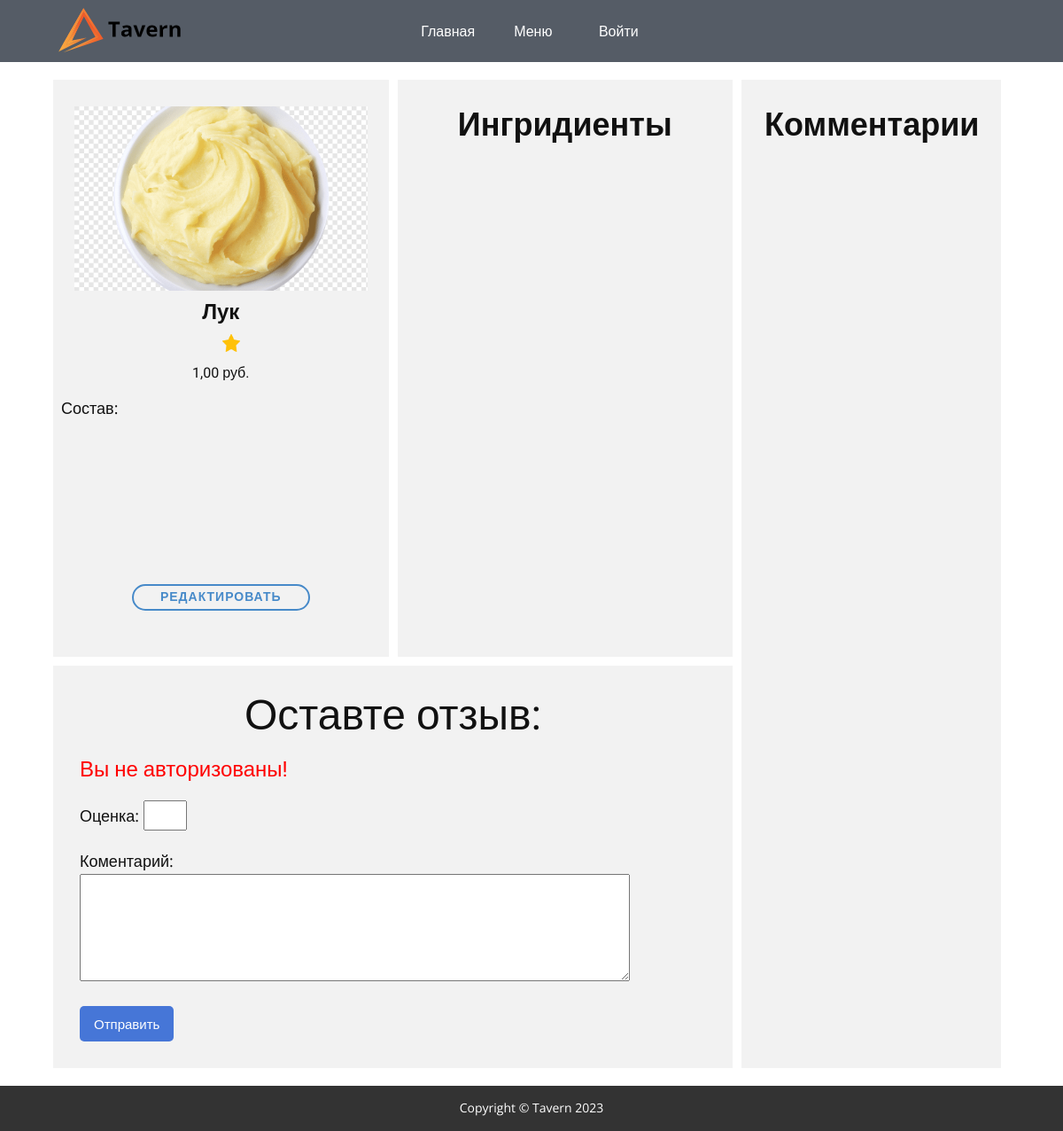
The page /dishes/dish/luk/ on the database as committed earlier.
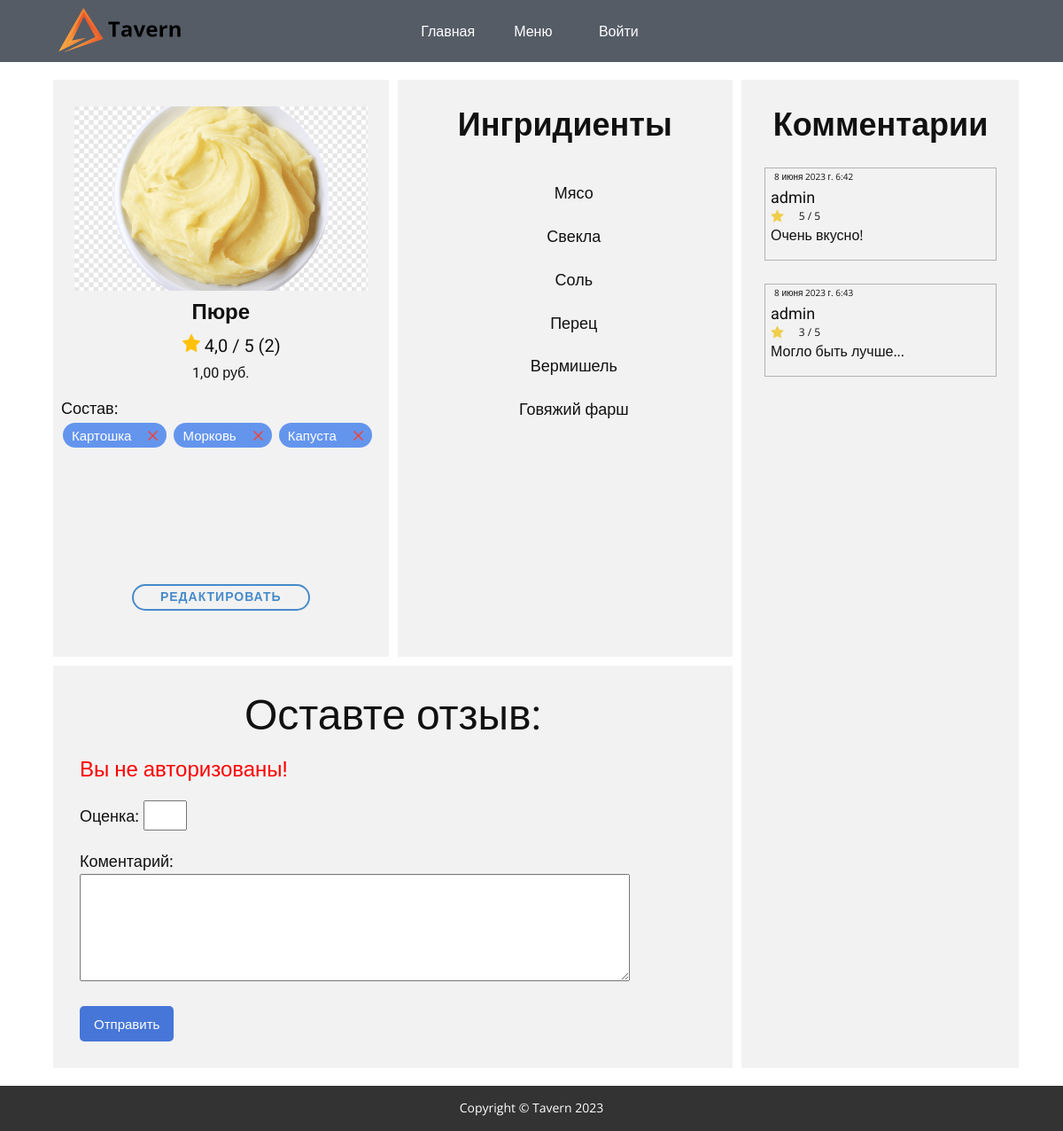
The same page on the database as committed later.
### dish/models.py (models this page shows, shortened)
class Dish(models.Model):
    name = models.CharField(max_length=182, null=True)
    id_type_dish = models.ForeignKey('TypeDish', on_delete=models.PROTECT, null=True)
    image = models.ImageField(upload_to='dishes_images')
    price = models.DecimalField(max_digits=6, decimal_places=2)
    slug = models.SlugField(max_length=255, unique=True, db_index=True)
    quantity = models.PositiveIntegerField(default=0)
    baskets = GenericRelation('Basket')
    def get_ingredients(self):
        structure_items = Structure.objects.filter(id_dish=self)
        ingredients = [item.id_ingredient for item in structure_items]
        return ingredients
    def filter_ingredients(self):
        ingredients = Structure.objects.filter(id_dish=self.pk).values('id_ingredient')
        not_match_ingredients = Ingredients.objects.exclude(structure__id_dish=self.pk, structure__id_ingredient__in=ingredients)
        return not_match_ingredients

class Ingredients(models.Model):
    name = models.CharField(max_length=128)

class Reviews(models.Model):
    id_user = models.ForeignKey(User, on_delete=models.PROTECT)
    id_dish = models.ForeignKey(Dish, on_delete=models.PROTECT, null=True)
    id_comp_dish = models.ForeignKey(ComplexDish, on_delete=models.PROTECT, null=True)
    estimation = models.PositiveSmallIntegerField(default=0)
    description = models.TextField(blank=True)
    date_create = models.DateTimeField(auto_now_add=True)
    @classmethod
    def get_estimation_sum_per_dish(cls):
        return cls.objects.values('id_dish').annotate(total_estimation=Sum('estimation'), count_estimation=Count('estimation')).annotate(average_estimation=Round(Avg('estimation')))

### users/models.py (models this page shows)
class User(AbstractUser):
    image = models.ImageField(upload_to='user_image', null=True, blank=True)

### dish/views.py (the view)
# urls.py: path('dishes/', include('dish.urls', namespace='dishes')),
def dish(request, dish_slug):
    try:
        post = Dish.objects.get(slug=dish_slug)
        select_model = 'dish'
        review_sum = Reviews.get_estimation_sum_per_dish()
    except Dish.DoesNotExist:
        try:
            post = ComplexDish.objects.get(slug=dish_slug)
            select_model = 'complex'
            review_sum = Reviews.get_estimation_sum_per_comp_dish()
        except ComplexDish.DoesNotExist:
            return HttpResponseNotFound("Dish not found")
    if request.method == 'POST':
        form = AddReviewForm(request.POST)
        if form.is_valid():
            try:
                if select_model == 'dish':
                    Reviews.objects.create(id_user=request.user, id_dish=post, **form.cleaned_data)
                elif select_model == 'complex':
                    Reviews.objects.create(id_user=request.user, id_comp_dish=post, **form.cleaned_data)
                return redirect('dishes:dish', dish_slug)
            except:
                form.add_error(None, 'Ошибка добавления комментария')
    else:
        form = AddReviewForm()
    context = {
        'dish': post,
        'review': Reviews.objects.all(),
        'review_counts': review_sum,
        'form': form,
        'select_model': select_model,
    }
    return render(request, 'dish/html/dish2.html', context=context)

### dish/templates/dish/html/dish2.html (shortened to what this page needs)
{% extends 'dish/html/base2.html' %}
{% load static %}
{% block meta %}
    <link rel="stylesheet" href="{% static 'fog/css/nicepage.css' %}" media="screen">
    <link rel="stylesheet" href="{% static 'fog/css/Блюдо.css' %}" media="screen">
    <link rel="stylesheet" href="{% static 'fog/css/main.css' %}" media="screen">
{% endblock %}
{% block content %}
    <section class="u-clearfix u-section-1" id="sec-8a34">
      <div class="u-clearfix u-sheet u-valign-middle-lg u-valign-middle-sm u-valign-middle-xl u-valign-middle-xs u-sheet-1">
        <div class="u-clearfix u-expanded-width-xs u-gutter-10 u-layout-wrap u-layout-wrap-1">
          <div class="u-layout">
            <div class="u-layout-row">
              <div class="u-size-47">
                <div class="u-layout-col">
                  <div class="u-size-30">
                    <div class="u-layout-row">
                      <div class="u-container-style u-grey-5 u-layout-cell u-size-30 u-layout-cell-1">
                      {% if select_model == 'dish' %}
                        <div class="u-container-layout u-valign-top-md u-valign-top-sm u-container-layout-1">
                          <img class="u-align-center u-image u-image-default u-image-1" src="{{ dish.image.url }}" alt="" data-image-width="2560" data-image-height="1707">
                          <h4 class="u-align-center u-text u-text-1">{{ dish.name }}</h4>
                          <div class="u-clearfix u-container-align-center u-group-elements u-group-elements-1">
                            <h5 class="u-align-center u-text u-text-2">
                            <img src="/static/vendor/img/review/starF.png" height="20" width="20">
                                {% for item in review_counts %}
                                    {% if item.id_dish == dish.pk %}
                                        {{ item.average_estimation }} / 5 ({{ item.count_estimation }})
                                    {% endif %}
                                {% endfor %}
                            </h5>
                          </div>
                          <h6 class="u-align-center u-text u-text-3">{{ dish.price }} руб.</h6>
                          <div class="u-container-style u-expanded-width u-grey-5 u-group u-group-1">
                            <div class="u-container-layout u-container-layout-2">
                              <p class="u-text u-text-default u-text-4">
                                    Состав:
                                  {% for get_ingredient in dish.get_ingredients %}
                                      <div class="rounded-button">
                                        <a href="#">
                                        {{ get_ingredient.name }}
                                        </a>
                                        <a href="{% url 'dishes:action_ingredient' dish.slug get_ingredient.pk %}">
                                            <img style="margin: 0 0 0 15px" height="11" src="{% static 'fog/img/1828666.png' %}" alt="">
                                        </a>
                                    </div>
                                {% endfor %}
                              </p>
                            </div>
                          </div>
                          <a href="{% url 'edit_record' dish.pk %}" class="u-border-2 u-border-hover-palette-1-base u-border-palette-1-base u-btn u-btn-round u-button-style u-hover-palette-1-base u-none u-radius-50 u-btn-2">Редактировать</a>
                        </div>
                      {% endif %}
                      </div>
                      <div class="u-container-style u-grey-5 u-layout-cell u-size-30 u-layout-cell-2">
                      {% if select_model == 'dish' %}
                        <div class="u-container-layout u-container-layout-3">
                          <h3 class="u-align-center u-text u-text-default u-text-5">Ингридиенты</h3>
                            <div class="scrollable-ingredient">
                                <ul class="u-align-center u-text u-text-default u-text-6">
                              {% for ingredient in dish.filter_ingredients %}
                                {% if user.is_superuser or user.is_staff %}
                                      <li class="no-bullets">
                                          <a href="{% url 'dishes:action_ingredient' dish.slug ingredient.pk %}">{{ ingredient.name }}</a>
                                      </li>
                                {% else %}
                                    <li class="no-bullets">
                                          <p>{{ ingredient.name }}</p>
                                      </li>
                                {% endif %}
                              {% endfor %}
                          </ul>
                            </div>
                        </div>
                      {% endif %}
                      </div>
                    </div>
                  </div>
                  <div class="u-size-30">
                    <div class="u-layout-row">
                      <div class="u-container-style u-grey-5 u-layout-cell u-size-60 u-layout-cell-3">
                        <div class="u-container-layout u-container-layout-4">
                          <h2 class="u-align-center u-text u-text-default u-text-7">Оставте отзыв:</h2>
                            <form action="{% url 'dish:dish' dish.slug %}" method="post">
                            {% if not user.is_authenticated  %}
                                <h4 style="color: red">Вы не авторизованы!</h4>
                            {% endif %}
                            {% for f in form %}
                                <p><label for="{{ f.id_for_label }}">{{ f.label }}: </label>{{ f }}</p>
                            {% endfor %}
                            <button class="c-button" type="submit">Отправить</button>
                        </form>
                        </div>
                      </div>
                    </div>
                  </div>
                </div>
              </div>
              <div class="u-size-13">
              {% if select_model == 'dish' %}
                <div class="u-layout-col">
                  <div class="u-container-style u-grey-5 u-layout-cell u-size-60 u-layout-cell-4">
                    <div class="u-container-layout u-container-layout-5">
                      <h3 class="u-align-center u-text u-text-8">Комментарии</h3>
                        <div class="scrollable-review">
                            {% for comm in review %}
                                {% if comm.id_dish.pk == dish.pk %}
                                    <div class="u-border-1 u-border-grey-30 u-container-style u-group u-group-2">
                                        <div class="u-container-layout u-container-layout-6">
                                            <p style="margin-left: 10px" class="u-align-left u-text u-text-default u-text-9">{{ comm.date_create }}</p>
                                            <h6 class="u-text u-text-default u-text-10">{{ comm.id_user.username }}</h6>
                                            <div class="u-clearfix u-group-elements u-group-elements-2">
                                                <p class="u-text u-text-default u-text-11">{{ comm.estimation }} / 5</p>
                                                <span class="u-icon u-icon-3">
                                                    <svg class="u-svg-link" preserveAspectRatio="xMidYMin slice" viewBox="0 0 53.867 53.867" style="">
                                                        <use xmlns:xlink="http://www.w3.org/1999/xlink" xlink:href="#svg-c032"></use>
                                                    </svg>
                                                </span>
                                            </div>
                                            <p class="u-text u-text-12">{{ comm.description }}</p>
                                        </div>
                                    </div>
                                {% endif %}
                            {% endfor %}
                        </div>
                    </div>
                  </div>
                </div>
              {% endif %}
              </div>
            </div>
          </div>
        </div>
      </div>
    </section>
{% endblock %}

### dish/templates/dish/html/base2.html (shortened to what this page needs)
{% load static %}
<!DOCTYPE html>
<html style="font-size: 16px;" lang="ru">
<head>
{% block meta %}
{% endblock %}
</head>
  <body class="u-body u-xl-mode" data-lang="ru">
  <header class="u-clearfix u-header u-palette-5-dark-2 u-header" id="sec-5606">
      <div class="u-clearfix u-sheet u-valign-middle u-sheet-1">
        <nav class="u-menu u-menu-one-level u-offcanvas u-menu-1">
          <div class="u-custom-menu u-nav-container">
            <ul class="u-nav u-unstyled u-nav-1">
                <li class="u-nav-item">
                    <a class="u-button-style u-nav-link u-text-active-palette-1-base u-text-hover-palette-2-base" href="{% url 'index' %}" style="padding: 10px 20px;">Главная</a>
                </li>
                <li class="u-nav-item">
                    <a class="u-button-style u-nav-link u-text-active-palette-1-base u-text-hover-palette-2-base" href="{% url 'dishes:index' %}" style="padding: 10px 20px;">Меню</a>
                </li>
                <li class="u-nav-item">
                    {% if user.is_authenticated  %}
                        <a class="u-button-style u-nav-link u-text-active-palette-1-base u-text-hover-palette-2-base" href="{% url 'users:profile' %}" style="padding: 10px 20px;">Профиль</a>
                    {% else %}
                        <a class="u-button-style u-nav-link u-text-active-palette-1-base u-text-hover-palette-2-base" href="{% url 'users:profile' %}" style="padding: 10px 20px;">Войти</a>
                    {% endif %}
                </li>
            </ul>
          </div>
        </nav>
        <img class="u-expanded-height u-image u-image-default u-image-1" src="{% static 'fog/img/logoza.ru12.png' %}" alt="" data-image-width="291" data-image-height="160">
      </div>
  </header>
{% block content%}{% endblock %}
    <footer class="u-align-center u-clearfix u-footer u-grey-80 u-footer" id="sec-33e3"><div class="u-clearfix u-sheet u-valign-middle u-sheet-1">
        <p class="u-small-text u-text u-text-variant u-text-1">Copyright © Tavern 2023</p>
      </div></footer>
</body>
</html>

Rows that differ between the two databases and show on the page:
changed Dish: name "Лук" → "Пюре"
added Ingredients: name "Картошка", shown under "1,00 руб."
added Ingredients: name "Морковь", shown under "1,00 руб."
added Ingredients: name "Капуста", shown under "1,00 руб."
added Ingredients: name "Мясо", shown under "Ингридиенты"
added Ingredients: name "Свекла", shown under "Ингридиенты"
added Ingredients: name "Соль", shown under "Ингридиенты"
added Ingredients: name "Перец", shown under "Ингридиенты"
added Ingredients: name "Вермишель", shown under "Ингридиенты"
added Ingredients: name "Говяжий фарш", shown under "Ингридиенты"
added Reviews: date_create "8 июня 2023 г. 6:42", id_user.username "admin", estimation "5", description "Очень вкусно!"
added Reviews: date_create "8 июня 2023 г. 6:43", id_user.username "admin", estimation "3", description "Могло быть лучше..."
Other text that changed with them:
new list line: "4,0 / 5 ( 2 )"
